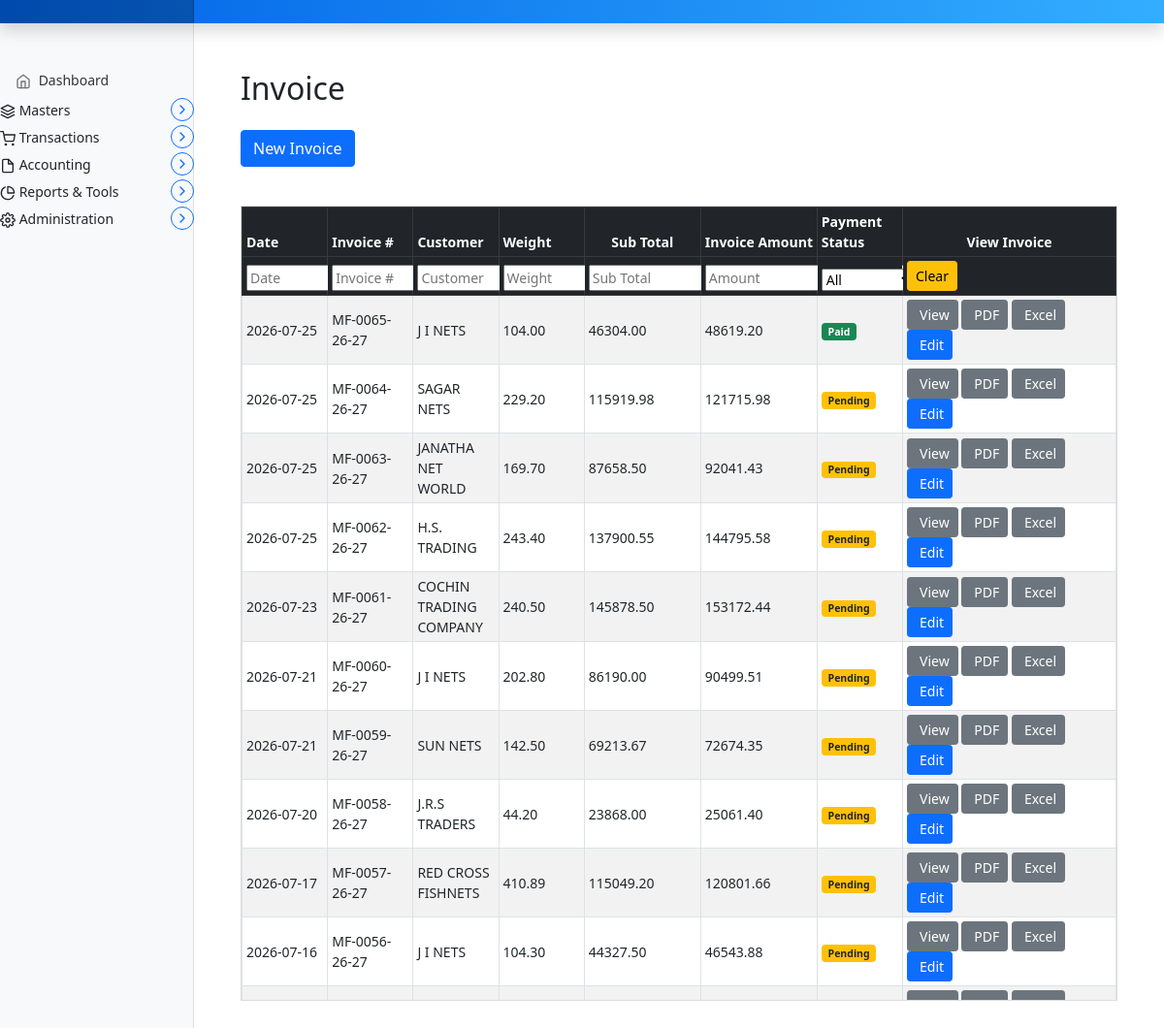
Page /invoice/invoice_entry on the committed database.
### marania_invoice_app/models.py (models this page shows, shortened)
class Invoice(models.Model):
    invoice_date = models.DateField(null=True, blank=True, default=date.today)
    invoice_number = models.CharField(max_length=50, unique=True, null=True)
    customer_code = models.CharField(max_length=50, unique=False, null=True)
    customer_name = models.CharField(max_length=100, null=True)
    customer_gst = models.CharField(max_length=20, null=True, blank=True)
    customer_address = models.TextField(null=True, blank=True)
    customer_contact = models.CharField(max_length=30, null=True, blank=True)
    customer_email = models.EmailField(null=True, blank=True)
    ship_to_customer_code = models.CharField(max_length=50, unique=False, null=True)
    ship_to_customer_name = models.CharField(max_length=100, null=True)
    ship_to_customer_gst = models.CharField(max_length=20, null=True, blank=True)
    ship_to_customer_address = models.TextField(null=True, blank=True)
    ship_to_customer_contact = models.CharField(max_length=30, null=True, blank=True)
    ship_to_customer_email = models.EmailField(null=True, blank=True)
    dispatched_through = models.CharField(max_length=100, null=True, blank=True)
    destination = models.CharField(max_length=200, null=True, blank=True)
    vehicle_name_number = models.CharField(max_length=100, null=True, blank=True)
    transporter_gst = models.CharField(max_length=100, null=True, blank=True)
    quantity_total  = models.DecimalField(max_digits=10, decimal_places=2, blank=True, null=True, default=Decimal('0.00'))
    subtotal = models.DecimalField(max_digits=14, decimal_places=2, default=Decimal('0.00'))
    cgst_amount = models.DecimalField(max_digits=14, decimal_places=2, default=Decimal('0.00'))
    sgst_amount = models.DecimalField(max_digits=14, decimal_places=2, default=Decimal('0.00'))
    igst_amount = models.DecimalField(max_digits=14, decimal_places=2, default=Decimal('0.00'))
    round_off = models.DecimalField(max_digits=10, decimal_places=2, default=Decimal('0.00'))
    gross_total = models.DecimalField(max_digits=14, decimal_places=2, default=Decimal('0.00'))
    payment_status = models.CharField(max_length=20,
        choices=[
            ('Pending', 'Pending'),
            ('Partial', 'Partial'),
            ('Paid', 'Paid'),
            ('WrittenOff', 'Written Off'),
            ('Cancelled', 'Cancelled'),
        ],
        default='Pending')
    remark = models.CharField(max_length=1024, null=True, blank=True,default="")

class InvoiceItem(models.Model):
    invoice = models.ForeignKey(
        Invoice,
        related_name='items',      # allows invoice.items.all()
        on_delete=models.CASCADE,  # deletes items if invoice is deleted
        to_field='invoice_number'  # optional: link by invoice_number instead of id
    )
    item_spec = models.CharField(max_length=200, blank=True, null=True)
    item_code = models.CharField(max_length=50, blank=True, null=True)
    item_description = models.CharField(max_length=200, blank=True, null=True)
    item_mesh_size = models.CharField(max_length=20, blank=True, null=True)
    item_mesh_depth = models.CharField(max_length=20, blank=True, null=True)
    item_quantity = models.DecimalField(max_digits=10, decimal_places=2, blank=True, null=True)
    item_price = models.DecimalField(max_digits=10, decimal_places=2, blank=True, null=True)
    item_colour = models.CharField(max_length=100, blank=True, null=True)
    item_hsn_code = models.CharField(max_length=10, blank=True, null=True)
    item_gst_amount = models.DecimalField(max_digits=10, decimal_places=2, blank=True, null=True)
    item_total_with_gst = models.DecimalField(max_digits=10, decimal_places=2, blank=True, null=True)

### marania_invoice_app/views.py (the view)
# urls.py: path('invoice_entry', views.invoice_entry, name='invoice_entry'),
def invoice_entry(request):
    Invoices =Invoice.objects.order_by('-invoice_date', '-invoice_number')
    Customers = Parties.objects.all()
    customer_dict = defaultdict(lambda:-1)
    transporter_dict = defaultdict(lambda:-1)
    for customer in Parties.objects.all():
        customer_dict[customer.code] = {'name':customer.name, 'gst':customer.gst, 'phone':customer.phone, 'email':customer.email,
                                        'address_bill_to':customer.address_bill_to, 'address_ship_to':customer.address_ship_to,
                                        'is_within_state':customer.is_within_state
                                        }
    for transporter in Transportation.objects.all():
        code = transporter.customer.code
        transporter_dict_temp = {'delivery_place':transporter.delivery_place, 'transporter_name':transporter.transporter_name,
                            'transporter_gst':transporter.transporter_gst, 'vehicle_name_number':transporter.vehicle_name_number,
                            'is_default_transport':transporter.is_default_transport}
        if code not in transporter_dict:
            transporter_dict[code] = [transporter_dict_temp]
        else:
            transporter_dict[code].append(transporter_dict_temp)
    summary_data = invoice_summary()
    product_dict = get_product_dict()
    customer_price_dict = get_customer_price_dictionary()
    next_invoice_number = get_next_invoice_number()
    formatted_number = f"{int(next_invoice_number):04d}"
    invoice_number =  company_settings.invoice_prefix + "-" + formatted_number + "-" + company_settings.finance_year
    context = {'invoice_form': forms.InvoiceForm(initial={'invoice_number':invoice_number}) ,
               'invoices':Invoices, 'invoiceitems':summary_data,
               'customers':Customers, 'customer_dict': json.dumps(customer_dict),
               'transporter_dict':json.dumps(transporter_dict),
               'customer_price_dict':json.dumps(customer_price_dict),
               'product_dict':json.dumps(product_dict),
               }
    return render(request, 'marania_invoice_app/invoice_entry.html', context)

### marania_invoice_app/templatetags/dict_extras.py (called while the page is built)
@register.filter
def get_item(dictionary, key):
    if dictionary is None or dictionary == "":
        return {}
    return dictionary.get(key)

### marania_invoice_app/views.py (called while the page is built, shortened)
def get_next_invoice_number():
    try:
        settings = CompanySettings.objects.get(id=1)
        next_invoice = f"{settings.current_invoice_number+1}"
        return next_invoice
    except CompanySettings.DoesNotExist:
        return None

def get_product_dict():
    global _PRODUCT_DICT
    if _PRODUCT_DICT is not None:
        return _PRODUCT_DICT
    products_dict = defaultdict(dict)
    products = Product.objects.select_related('material').all()
    for product in products:
        products_dict[product.code] = {
            "name": product.name,
            "display_name": product.display_name,
            "hsn": product.hsn,
            "material_code": product.material.code if product.material else None,
            "material_name": product.material.name if product.material else None,
            "cgst": str(product.cgst),
            "sgst": str(product.sgst),
            "igst": str(product.igst),
            "description": product.description,
        }
    _PRODUCT_DICT = products_dict
    return _PRODUCT_DICT

def get_customer_price_dictionary():
    global _CUSTOMER_PRICE_DICT
    if _CUSTOMER_PRICE_DICT is not None:
        return _CUSTOMER_PRICE_DICT

### templates/marania_invoice_app/invoice_entry.html (shortened to what this page needs)
{% extends 'partials/base.html' %}
{% load static %}
{% load crispy_forms_tags %}
{% block main %}
{% load dict_extras %}
<main class="col-md-9 ms-sm-auto col-lg-10 px-md-4">
  <div class="container my-5">
    <h2 class="mb-4">Invoice</h2>
    <button class="btn btn-primary mb-3" type="button" data-bs-toggle="collapse" data-bs-target="#customerForm" aria-expanded="false" aria-controls="customerForm">
      New Invoice
    </button>
    <div class="invoice-list mt-4">
      {% if invoices %}
          <div class="table-responsive invoice-table-wrapper">
          <table id="invoice-table" class="table table-striped table-hover table-bordered table-sm align-middle">
            <thead class="table-dark">
              <tr>
                <th scope="col">Date</th>
                <th scope="col">Invoice #</th>
                <th scope="col">Customer</th>
                <th scope="col">Weight</th>
                <th scope="col" class="col-amount">Sub Total</th>
                <th scope="col" class="col-amount">Invoice Amount</th>
                <th scope="col">Payment Status</th>
                <th scope="col" class="col-view-invoice">View Invoice</th>
              </tr>
                <tr id="invoice-filter-row">
                <th><input class="filter-input" placeholder="Date"></th>
                <th><input class="filter-input" placeholder="Invoice #"></th>
                <th>
                </th>
                <th><input class="filter-input" placeholder="Weight"></th>
                <th><input class="filter-input" placeholder="Sub Total"></th>
                <th><input class="filter-input" placeholder="Amount"></th>
                <th>
                  <select class="filter-input">
                    <option value="">All</option>
                  </select>
                </th>
                <th>
                  <button class="btn btn-warning btn-sm" id="clear-invoice-filters">
                    Clear
                  </button>
                </th>
               </tr>
            </thead>
            <tbody>
              {% for invoice in invoices %}
                <tr>
                  <td>{{ invoice.invoice_date|date:"Y-m-d" }}</td>
                  <td>{{ invoice.invoice_number }}</td>
                  <td>{{ invoice.customer_name }}</td>
                  {% with invoice_item=invoiceitems|get_item:invoice.invoice_number %}
                    <td>
                      {% if invoice_item %}
                        {{ invoice_item.weight }}
                      {% else %}
                        <span class="text-muted">0</span>
                      {% endif %}
                    </td>
                     <td>
                      {% if invoice_item %}
                        {{ invoice_item.sub_total }}
                      {% else %}
                        <span class="text-muted">0</span>
                      {% endif %}
                    </td>
                     <td>
                      {% if invoice_item %}
                        {{ invoice_item.invoice_amount }}
                      {% else %}
                        <span class="text-muted">0</span>
                      {% endif %}
                    </td>
                  {% endwith %}
                  <td>
                    <span class="badge
                      {% if invoice.payment_status == 'Paid' %}bg-success
                      {% elif invoice.payment_status == 'Partial' %}bg-info text-dark
                      {% elif invoice.payment_status == 'Pending' %}bg-warning text-dark
                      {% elif invoice.payment_status == 'WrittenOff' %}bg-secondary
                      {% elif invoice.payment_status == 'Cancelled' %}bg-danger
                      {% else %}bg-light text-dark{% endif %}">
                      {{ invoice.payment_status|default:'Pending' }}
                    </span>
                  </td>
                  <td>
                    <a href="javascript:void(0);"
                      onclick="openInvoicePopup('{{ invoice.invoice_number }}')"
                      class="btn btn-sm btn-secondary d-inline-flex align-items-center">
                       View
                    </a>
                 <a href="{% url 'invoice_pdf' invoice.invoice_number %}"
                    class="btn btn-sm btn-secondary d-inline-flex align-items-center">
                     PDF
                  </a>
                     <a href="javascript:void(0);"
                      onclick="openInvoicePopup('{{ invoice.invoice_number }}')"
                      class="btn btn-sm btn-secondary d-inline-flex align-items-center">
                       Excel
                    </a>
                    <a href="javascript:void(0);"
                       onclick="loadInvoice('{{ invoice.invoice_number }}')"
                        class="btn btn-sm btn-primary d-inline-flex align-items-center">
                         Edit
                    </a>
                  </td>
                </tr>
              {% endfor %}
            </tbody>
          </table>
        </div>
      {% else %}
        <p class="text-muted">No invoices found.</p>
      {% endif %}
    </div>
  </div>
</main>
{% endblock %}

### static/assets/css/dashboard.css (style rules this page uses)
body { font-size: .875rem; }

### templates/marania_invoice_app/invoice_entry.html (style rules this page uses)
.invoice-table-wrapper { max-height: 820px; overflow-y: auto; border: 1px solid #ddd; }
#invoice-table { table-layout: fixed; width: 100%; }
.col-amount { width: 120px; text-align: center; white-space: nowrap; }
.col-view-invoice { width: 220px; text-align: center; white-space: nowrap; }
#invoice-table thead th { position: sticky; top: 0; z-index: 2; }

### rows in the picture
Invoice: invoice_date "2026-07-25", invoice_number "MF-0065-26-27", customer_name "J I NETS", weight "104.00", sub_total "46304.00", invoice_amount "48619.20", payment_status "Paid"
Invoice: invoice_date "2026-07-25", invoice_number "MF-0064-26-27", customer_name "SAGAR NETS", weight "229.20", sub_total "115919.98", invoice_amount "121715.98", payment_status "Pending"
Invoice: invoice_date "2026-07-25", invoice_number "MF-0063-26-27", customer_name "JANATHA NET WORLD", weight "169.70", sub_total "87658.50", invoice_amount "92041.43", payment_status "Pending"
Invoice: invoice_date "2026-07-25", invoice_number "MF-0062-26-27", customer_name "H.S. TRADING", weight "243.40", sub_total "137900.55", invoice_amount "144795.58", payment_status "Pending"
Invoice: invoice_date "2026-07-23", invoice_number "MF-0061-26-27", customer_name "COCHIN TRADING COMPANY", weight "240.50", sub_total "145878.50", invoice_amount "153172.44", payment_status "Pending"
Invoice: invoice_date "2026-07-21", invoice_number "MF-0060-26-27", customer_name "J I NETS", weight "202.80", sub_total "86190.00", invoice_amount "90499.51", payment_status "Pending"
Invoice: invoice_date "2026-07-21", invoice_number "MF-0059-26-27", customer_name "SUN NETS", weight "142.50", sub_total "69213.67", invoice_amount "72674.35", payment_status "Pending"
Invoice: invoice_date "2026-07-20", invoice_number "MF-0058-26-27", customer_name "J.R.S TRADERS", sub_total "23868.00", invoice_amount "25061.40", payment_status "Pending"
InvoiceItem: weight "44.20"
Invoice: invoice_date "2026-07-17", invoice_number "MF-0057-26-27", customer_name "RED CROSS FISHNETS", weight "410.89", sub_total "115049.20", invoice_amount "120801.66", payment_status "Pending"
Invoice: invoice_date "2026-07-16", invoice_number "MF-0056-26-27", customer_name "J I NETS", weight "104.30", sub_total "44327.50", invoice_amount "46543.88", payment_status "Pending"
